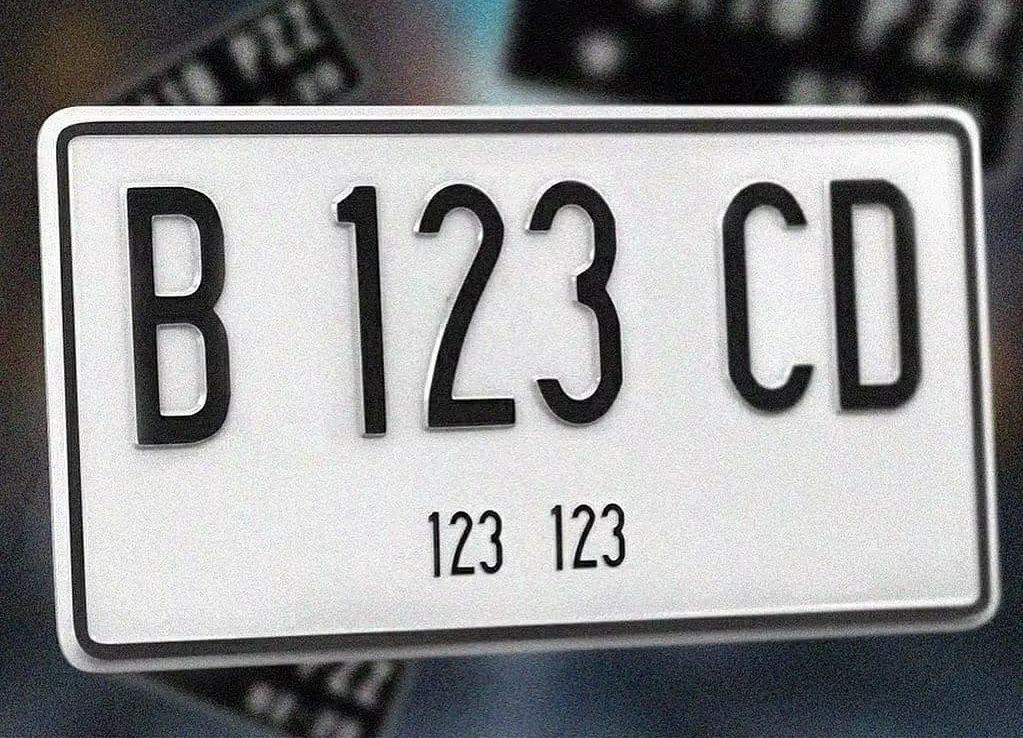
#> input picture 20 M. Rom doni/UTS/dummy/2.jpg, 1023 x 738 px, given in place of 2.jpeg, which was not available
$ jupyter execute --allow-errors UTS_Clustering_Image_Segmentation_Soal.ipynb   (text cells are left out)
#> lines starting #> are read from the running program, lines starting #| are printed output that depends on the picture; pictures that were not available may be replaced by others from this repository, and a replacement may not be noted
[cell 1]
import numpy as np
import cv2
import matplotlib.pyplot as plt
from google.colab.patches import cv2_imshow # path cv2.imshow di google colab

[cell 2]
# Load Gambar
img = cv2.imread('2.jpeg')
#> img is the input picture: shape (738, 1023, 3); mean B, G, R 146.2, 145.1, 144.4

# Tampilkan gambar
# cv2.imshow(img)
cv2_imshow(img) # khusus google colab karena ada issue

[cell 3]
h, w, ch= img.shape
#> h = 738; w = 1023; ch = 3
print(h)
#| 738
print(w)
#| 1023
print(ch)
#| 3

[cell 4]
data = img / 255.0
data = data.reshape(h * w, ch)
data.shape
#> Out = (754974, 3)

[cell 5]
def plot_pixels(data, title, colors=None, N=10000):
#> called with data = array of shape (754974, 3), N = 10000
    if colors is None:
        colors = data

    # choose a random subset
    rng = np.random.RandomState(0)
    i = rng.permutation(data.shape[0])[:N]
    colors = colors[i]
    R, G, B = data[i].T
#> R = 10000 values, max 1 at index 256, min 0 at index 373, mean 0.577; G = 10000 values, max 1 at index 256, min 0 at index 210, mean 0.573; B = 10000 values, max 1 at index 252, min 0 at index 486, mean 0.571

    fig, ax = plt.subplots(1, 2, figsize=(8, 4))
    ax[0].scatter(R, G, color=colors, marker='.')
    ax[0].set(xlabel='Red', ylabel='Green', xlim=(0, 1), ylim=(0, 1))

    ax[1].scatter(R, B, color=colors, marker='.')
    ax[1].set(xlabel='Red', ylabel='Blue', xlim=(0, 1), ylim=(0, 1))

    fig.suptitle(title, size=14)

[cell 6]
plot_pixels(data, title='Input color space: 16 million possible colors')

#> (a cell that did not finish here is left out)

[cell 8]
import numpy as np
import cv2
import matplotlib.pyplot as plt
import os

image_paths = [
   "../UTS/dummy/1.jpg",
    "../UTS/dummy/2.jpg",
    "../UTS/dummy/3.jpg",
    "../UTS/dummy/4.jpg",
    "../UTS/dummy/5.jpg"
]

def show_images(images, titles, figsize=(15, 7)):
    plt.figure(figsize=figsize)
    for i in range(len(images)):
        plt.subplot(1, len(images), i+1)
        plt.imshow(images[i])
        plt.title(titles[i])
        plt.axis('off')
    plt.show()

    # Muat dan tampilkan citra-citra yang dipilih sebelum segmentasi
original_images = [cv2.imread(img) for img in image_paths]
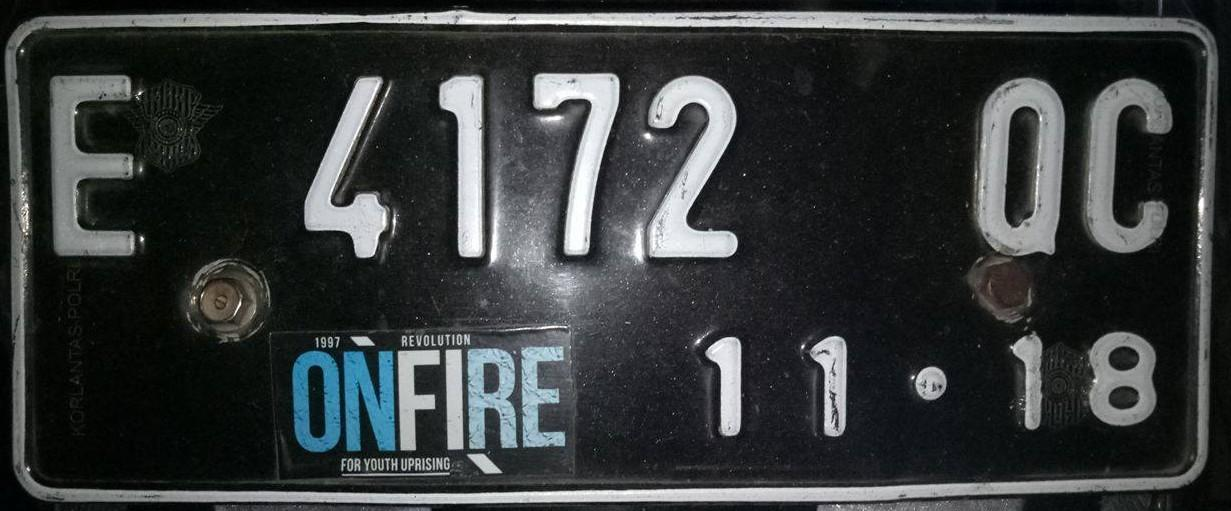
#> input picture 20 M. Rom doni/UTS/dummy/1.jpg, 1231 x 511 px
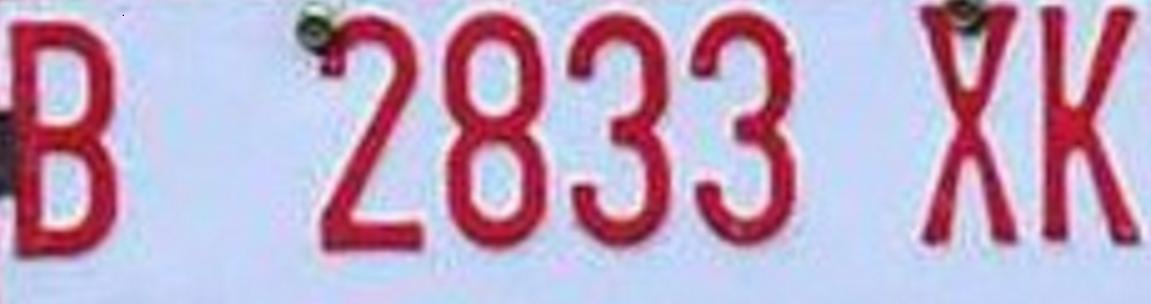
#> input picture 20 M. Rom doni/UTS/dummy/3.jpg, 1151 x 304 px
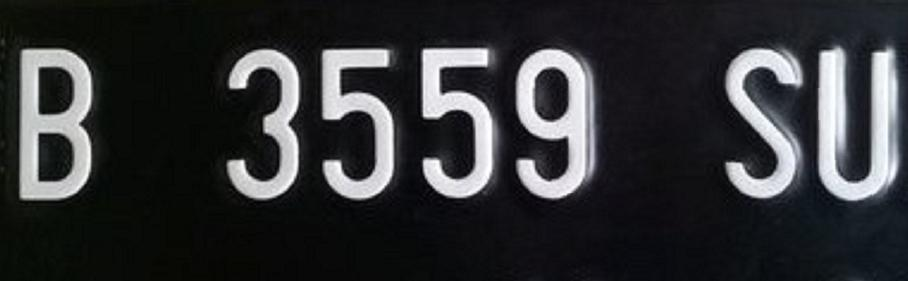
#> input picture 20 M. Rom doni/UTS/dummy/4.jpg, 908 x 281 px
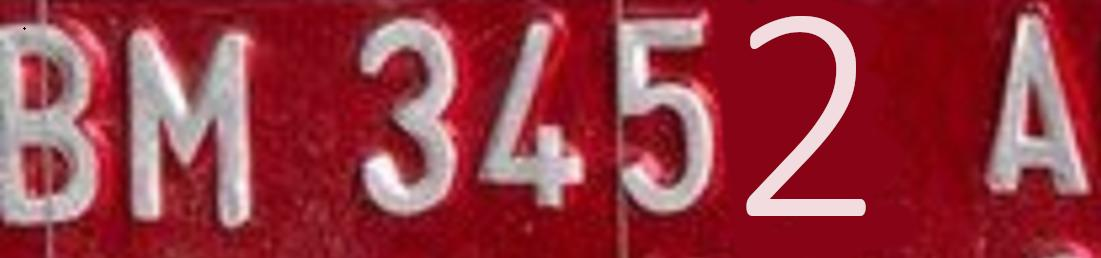
#> input picture 20 M. Rom doni/UTS/dummy/5.jpg, 1101 x 258 px
#> original_images = 5 items

# Menampilkan citra asli dengan judul "Original" (dalam format RGB)
fig, axes = plt.subplots(1, 5, figsize=(15, 5))
for ax, image in zip(axes, original_images):
    rgb_image = cv2.cvtColor(image, cv2.COLOR_BGR2RGB)
    ax.imshow(rgb_image)
    ax.axis('off')
#> this loop made 5 passes
plt.show()

[cell 9]
# Load Gambar
img = cv2.imread('../UTS/dummy/1.jpg')
#> img is the input picture: shape (511, 1231, 3); mean B, G, R 57.7, 57.3, 53.7

[cell 10]
# menampilkan tinggi, lebar, dan jumlah kanal gambar
h, w, ch= img.shape
#> h = 511; w = 1231
print(h)
#| 511
print(w)
#| 1231
print(ch)
#| 3

[cell 11]
#normalisasi citra
data = img / 255.0
#> data: shape (511, 1231, 3) float64
data = data.reshape(h * w, ch)
data.shape
#> Out = (629041, 3)

[cell 12]
# Plot ruang warna RGB
def plot(data, title, colors=None, N=10000):
#> called with data = array of shape (629041, 3), N = 10000
    if colors is None:
        colors = data

    # choose a random subset
    rng = np.random.RandomState(0)
    i = rng.permutation(data.shape[0])[:N]
    colors = colors[i]
    R, G, B = data[i].T
#> R = 10000 values, max 1 at index 400, min 0 at index 191, mean 0.227; G = 10000 values, max 1 at index 944, min 0 at index 8226, mean 0.225; B = 10000 values, max 0.996 at index 944, min 0 at index 170, mean 0.21

    fig, ax = plt.subplots(1, 2, figsize=(8, 4))
    ax[0].scatter(R, G, color=colors, marker='.')
    ax[0].set(xlabel='Red', ylabel='Green', xlim=(0, 1), ylim=(0, 1))

    ax[1].scatter(R, B, color=colors, marker='.')
    ax[1].set(xlabel='Red', ylabel='Blue', xlim=(0, 1), ylim=(0, 1))

    fig.suptitle(title, size=14)

[cell 13]
plot(data, title='Input color space: 16 million possible colors')

[cell 14]
# Segmentasi citra menggunakan algoritma K-Means

from sklearn.cluster import KMeans

# Reshape citra menjadi array 2D (untuk K-Means)
citra_reshape = img.reshape((-1, 3))

# Tentukan jumlah klaster yang diinginkan
jumlah_klaster = 2

kmeans = KMeans(n_clusters=jumlah_klaster)
kmeans.fit(citra_reshape)

# Arahkan label klaster kembali ke bentuk asli
label_klaster = kmeans.labels_.reshape(img.shape[:2])

# Misalnya, Anda dapat menunjukkan klaster pertama (0) sebagai warna merah
citra_segmentasi = img.copy()
citra_segmentasi[label_klaster == 0] = [0, 0, 0]

[cell 15]
fig, ax = plt.subplots(1, 2, figsize=(16, 6),
                       subplot_kw=dict(xticks=[], yticks=[]))
fig.subplots_adjust(wspace=0.05)
ax[0].imshow(cv2.cvtColor(img, cv2.COLOR_BGR2RGB))
ax[0].set_title('Original Image', size=16)
ax[1].imshow(cv2.cvtColor(citra_segmentasi, cv2.COLOR_BGR2RGB))
ax[1].set_title('Non Original', size=16)

[cell 16]
# Load Gambar
img2 = cv2.imread('../UTS/dummy/2.jpg')

[cell 17]
# menampilkan tinggi, lebar, dan jumlah kanal gambar
h, w, ch= img2.shape
#> h = 738; w = 1023
print(h)
#| 738
print(w)
#| 1023
print(ch)
#| 3

[cell 18]
# Normalisasi citra
data = img2 / 255.0
data = data.reshape(h * w, ch)
data.shape
#> Out = (754974, 3)

[cell 19]
def plot(data, title, colors=None, N=10000):
#> called with data = array of shape (754974, 3), N = 10000
    if colors is None:
        colors = data

    # choose a random subset
    rng = np.random.RandomState(0)
    i = rng.permutation(data.shape[0])[:N]
    colors = colors[i]
    R, G, B = data[i].T
#> R = 10000 values, max 1 at index 256, min 0 at index 373, mean 0.577; G = 10000 values, max 1 at index 256, min 0 at index 210, mean 0.573; B = 10000 values, max 1 at index 252, min 0 at index 486, mean 0.571

    fig, ax = plt.subplots(1, 2, figsize=(8, 4))
    ax[0].scatter(R, G, color=colors, marker='.')
    ax[0].set(xlabel='Red', ylabel='Green', xlim=(0, 1), ylim=(0, 1))

    ax[1].scatter(R, B, color=colors, marker='.')
    ax[1].set(xlabel='Red', ylabel='Blue', xlim=(0, 1), ylim=(0, 1))

    fig.suptitle(title, size=14)

[cell 20]
plot(data, title='Input color space: 16 million possible colors')

[cell 21]
# Segmentasi citra menggunakan algoritma K-Means

from sklearn.cluster import KMeans

# Reshape citra menjadi array 2D (untuk K-Means)
citra_reshape = img2.reshape((-1, 3))

# Tentukan jumlah klaster yang diinginkan
jumlah_klaster = 2

kmeans = KMeans(n_clusters=jumlah_klaster)
kmeans.fit(citra_reshape)

# Arahkan label klaster kembali ke bentuk asli
label_klaster = kmeans.labels_.reshape(img2.shape[:2])

# Misalnya, Anda dapat menunjukkan klaster pertama (0) sebagai warna merah
citra_segmentasi = img2.copy()
citra_segmentasi[label_klaster == 0] = [0, 0, 0]  # Ubah warna merah
#> citra_segmentasi: shape (738, 1023, 3)

[cell 22]
# Hasil Segmentasi

fig, ax = plt.subplots(1, 2, figsize=(16, 6),
                       subplot_kw=dict(xticks=[], yticks=[]))
fig.subplots_adjust(wspace=0.05)
ax[0].imshow(cv2.cvtColor(img2, cv2.COLOR_BGR2RGB))
ax[0].set_title('Original Image', size=16)
ax[1].imshow(cv2.cvtColor(citra_segmentasi, cv2.COLOR_BGR2RGB))
ax[1].set_title('Non Original', size=16)
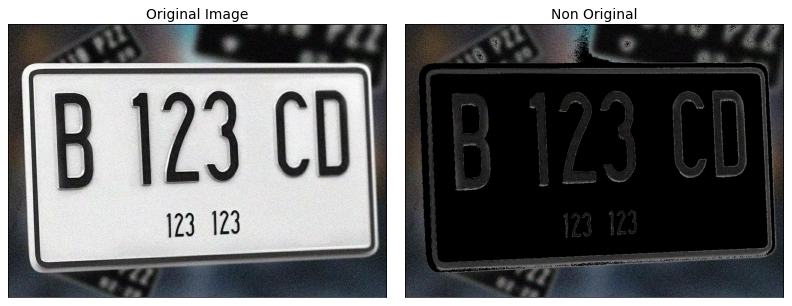
#> figure drawn by matplotlib, 2 panels

[cell 23]
# Load Gambar
img3 = cv2.imread('../UTS/dummy/3.jpg')
#> img3 is the input picture: shape (304, 1151, 3); mean B, G, R 195, 166.8, 190.4

[cell 24]
# menampilkan tinggi, lebar, dan jumlah kanal gambar

h, w, ch= img3.shape
#> h = 304; w = 1151
print(h)
#| 304
print(w)
#| 1151
print(ch)
#| 3

[cell 25]
# normalisasi pada gambar

data = img3 / 255.0
#> data: shape (304, 1151, 3) float64
data = data.reshape(h * w, ch)
data.shape

[cell 26]
# Plot ruang warna RGB

def plot(data, title, colors=None, N=10000):
#> called with data = array of shape (349904, 3), N = 10000
    if colors is None:
        colors = data

    # choose a random subset
    rng = np.random.RandomState(0)
    i = rng.permutation(data.shape[0])[:N]
    colors = colors[i]
    R, G, B = data[i].T
#> R = 10000 values, max 1 at index 41, min 0.0627 at index 4761, mean 0.766; G = 10000 values, max 0.945 at index 4165, min 0.00784 at index 2243, mean 0.655; B = 10000 values, max 1 at index 65, min 0.0784 at index 9096, mean 0.748

    fig, ax = plt.subplots(1, 2, figsize=(8, 4))
    ax[0].scatter(R, G, color=colors, marker='.')
    ax[0].set(xlabel='Red', ylabel='Green', xlim=(0, 1), ylim=(0, 1))

    ax[1].scatter(R, B, color=colors, marker='.')
    ax[1].set(xlabel='Red', ylabel='Blue', xlim=(0, 1), ylim=(0, 1))

    fig.suptitle(title, size=14)

[cell 27]
plot(data, title='Input color space: 16 million possible colors')

[cell 28]
# Segmentasi citra menggunakan algoritma K-Means

from sklearn.cluster import KMeans

# Reshape citra menjadi array 2D (untuk K-Means)
citra_reshape = img3.reshape((-1, 3))

# Tentukan jumlah klaster yang diinginkan
jumlah_klaster = 2

kmeans = KMeans(n_clusters=jumlah_klaster)
kmeans.fit(citra_reshape)

# Arahkan label klaster kembali ke bentuk asli
label_klaster = kmeans.labels_.reshape(img3.shape[:2])

# Misalnya, Anda dapat menunjukkan klaster pertama (0) sebagai warna merah
citra_segmentasi = img3.copy()
citra_segmentasi[label_klaster == 0] = [0, 0, 0]  # Ubah warna merah
#> citra_segmentasi: shape (304, 1151, 3)

[cell 29]
# Hasil Segmentasi

fig, ax = plt.subplots(1, 2, figsize=(16, 6),
                       subplot_kw=dict(xticks=[], yticks=[]))
fig.subplots_adjust(wspace=0.05)
ax[0].imshow(cv2.cvtColor(img3, cv2.COLOR_BGR2RGB))
ax[0].set_title('Original Image', size=16)
ax[1].imshow(cv2.cvtColor(citra_segmentasi, cv2.COLOR_BGR2RGB))
ax[1].set_title('Non Original', size=16)
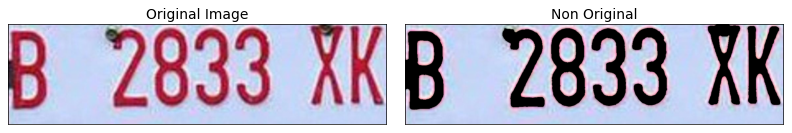
#> figure drawn by matplotlib, 2 panels

[cell 30]
# Load Gambar
img4 = cv2.imread('../UTS/dummy/4.jpg')
#> img4 is the input picture: shape (281, 908, 3); mean B, G, R 53.4, 51.2, 50.1

[cell 31]
# menampilkan tinggi, lebar, dan jumlah kanal gambar

h, w, ch= img4.shape
print(h)
#| 281
print(w)
#| 908
print(ch)
#| 3

[cell 32]
# normalisasi pada gambar

data = img4 / 255.0
#> data: shape (281, 908, 3) float64
data = data.reshape(h * w, ch)
data.shape

[cell 33]
# Plot ruang warna RGB

def plot(data, title, colors=None, N=10000):
#> called with data = array of shape (255148, 3), N = 10000
    if colors is None:
        colors = data

    # choose a random subset
    rng = np.random.RandomState(0)
    i = rng.permutation(data.shape[0])[:N]
    colors = colors[i]
    R, G, B = data[i].T
#> R = 10000 values, max 1 at index 638, min 0.00392 at index 5824, mean 0.209; G = 10000 values, max 1 at index 9009, min 0.0118 at index 221, mean 0.201; B = 10000 values, max 1 at index 2176, min 0.0118 at index 221, mean 0.197

    fig, ax = plt.subplots(1, 2, figsize=(8, 4))
    ax[0].scatter(R, G, color=colors, marker='.')
    ax[0].set(xlabel='Red', ylabel='Green', xlim=(0, 1), ylim=(0, 1))

    ax[1].scatter(R, B, color=colors, marker='.')
    ax[1].set(xlabel='Red', ylabel='Blue', xlim=(0, 1), ylim=(0, 1))

    fig.suptitle(title, size=14)

[cell 34]
plot(data, title='Input color space: 16 million possible colors')

[cell 35]
# Segmentasi citra menggunakan algoritma K-Means

from sklearn.cluster import KMeans

# Reshape citra menjadi array 2D (untuk K-Means)
citra_reshape = img4.reshape((-1, 3))

# Tentukan jumlah klaster yang diinginkan
jumlah_klaster = 2

kmeans = KMeans(n_clusters=jumlah_klaster)
kmeans.fit(citra_reshape)

# Arahkan label klaster kembali ke bentuk asli
label_klaster = kmeans.labels_.reshape(img4.shape[:2])

# Misalnya, Anda dapat menunjukkan klaster pertama (0) sebagai warna merah
citra_segmentasi = img4.copy()
citra_segmentasi[label_klaster == 0] = [0, 0, 0]  # Ubah warna merah
#> citra_segmentasi: shape (281, 908, 3)

[cell 36]
# Hasil Segmentasi

fig, ax = plt.subplots(1, 2, figsize=(16, 6),
                       subplot_kw=dict(xticks=[], yticks=[]))
fig.subplots_adjust(wspace=0.05)
ax[0].imshow(cv2.cvtColor(img4, cv2.COLOR_BGR2RGB))
ax[0].set_title('Original Image', size=16)
ax[1].imshow(cv2.cvtColor(citra_segmentasi, cv2.COLOR_BGR2RGB))
ax[1].set_title('Non original', size=16)
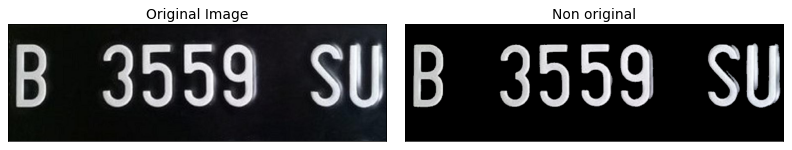
#> figure drawn by matplotlib, 2 panels

[cell 37]
# Load Gambar
img5 = cv2.imread('../UTS/dummy/5.jpg')
#> img5 is the input picture: shape (258, 1101, 3); mean B, G, R 67.4, 56.9, 151.2

[cell 38]
# menampilkan tinggi, lebar, dan jumlah kanal gambar

h, w, ch= img5.shape
print(h)
#| 258
print(w)
#| 1101
print(ch)
#| 3

[cell 39]
# normalisasi pada gambar

data = img5 / 255.0
#> data: shape (258, 1101, 3) float64
data = data.reshape(h * w, ch)
data.shape

[cell 40]
# Plot ruang warna RGB

def plot(data, title, colors=None, N=10000):
#> called with data = array of shape (284058, 3), N = 10000
    if colors is None:
        colors = data

    # choose a random subset
    rng = np.random.RandomState(0)
    i = rng.permutation(data.shape[0])[:N]
    colors = colors[i]
    R, G, B = data[i].T
#> R = 10000 values, max 1 at index 7004, min 0 at index 3378, mean 0.268; G = 10000 values, max 0.984 at index 2198, min 0 at index 39, mean 0.227; B = 10000 values, max 1 at index 319, min 0.0824 at index 3378, mean 0.594

    fig, ax = plt.subplots(1, 2, figsize=(8, 4))
    ax[0].scatter(R, G, color=colors, marker='.')
    ax[0].set(xlabel='Red', ylabel='Green', xlim=(0, 1), ylim=(0, 1))

    ax[1].scatter(R, B, color=colors, marker='.')
    ax[1].set(xlabel='Red', ylabel='Blue', xlim=(0, 1), ylim=(0, 1))

    fig.suptitle(title, size=14)


plot(data, title='Input color space: 16 million possible colors')
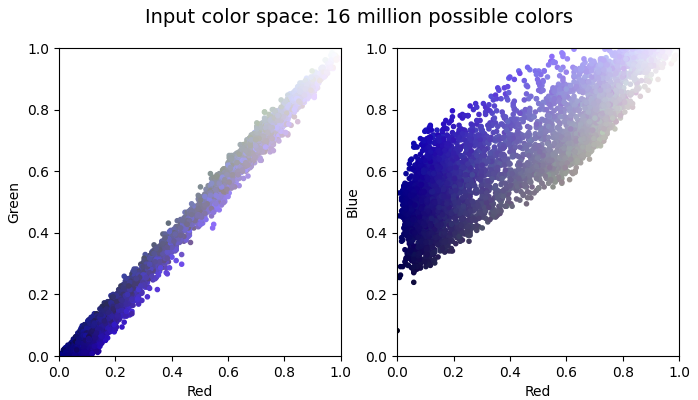
#> figure drawn by matplotlib, 2 panels

[cell 41]
# Segmentasi citra menggunakan algoritma K-Means

from sklearn.cluster import KMeans

# Reshape citra menjadi array 2D (untuk K-Means)
citra_reshape = img5.reshape((-1, 3))

# Tentukan jumlah klaster yang diinginkan
jumlah_klaster = 2

kmeans = KMeans(n_clusters=jumlah_klaster)
kmeans.fit(citra_reshape)

# Arahkan label klaster kembali ke bentuk asli
label_klaster = kmeans.labels_.reshape(img5.shape[:2])

# Misalnya, Anda dapat menunjukkan klaster pertama (0) sebagai warna merah
citra_segmentasi = img5.copy()
citra_segmentasi[label_klaster == 0] = [0, 0, 0]  # Ubah warna merah
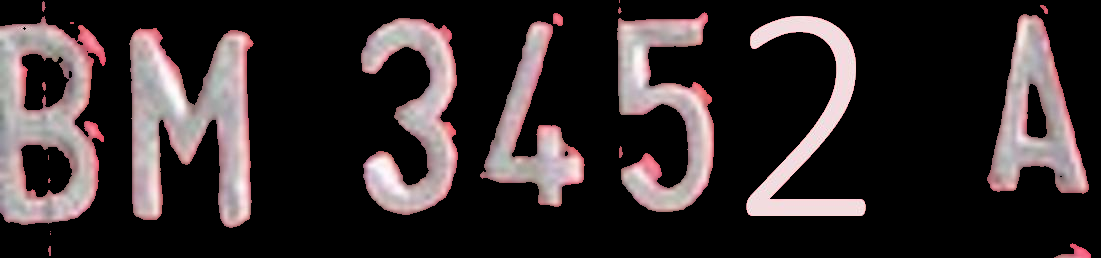
#> citra_segmentasi: shape (258, 1101, 3); mean B, G, R 45.7, 44.7, 52.8

[cell 42]
# Hasil Segmentasi

fig, ax = plt.subplots(1, 2, figsize=(16, 6),
                       subplot_kw=dict(xticks=[], yticks=[]))
fig.subplots_adjust(wspace=0.05)
ax[0].imshow(cv2.cvtColor(img5, cv2.COLOR_BGR2RGB))
ax[0].set_title('Original Image', size=16)
ax[1].imshow(cv2.cvtColor(citra_segmentasi, cv2.COLOR_BGR2RGB))
ax[1].set_title('Non Original', size=16)
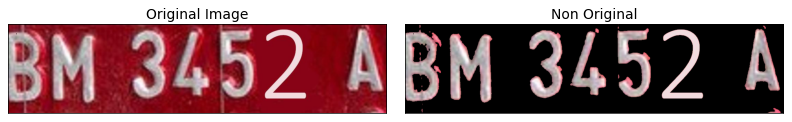
#> figure drawn by matplotlib, 2 panels
